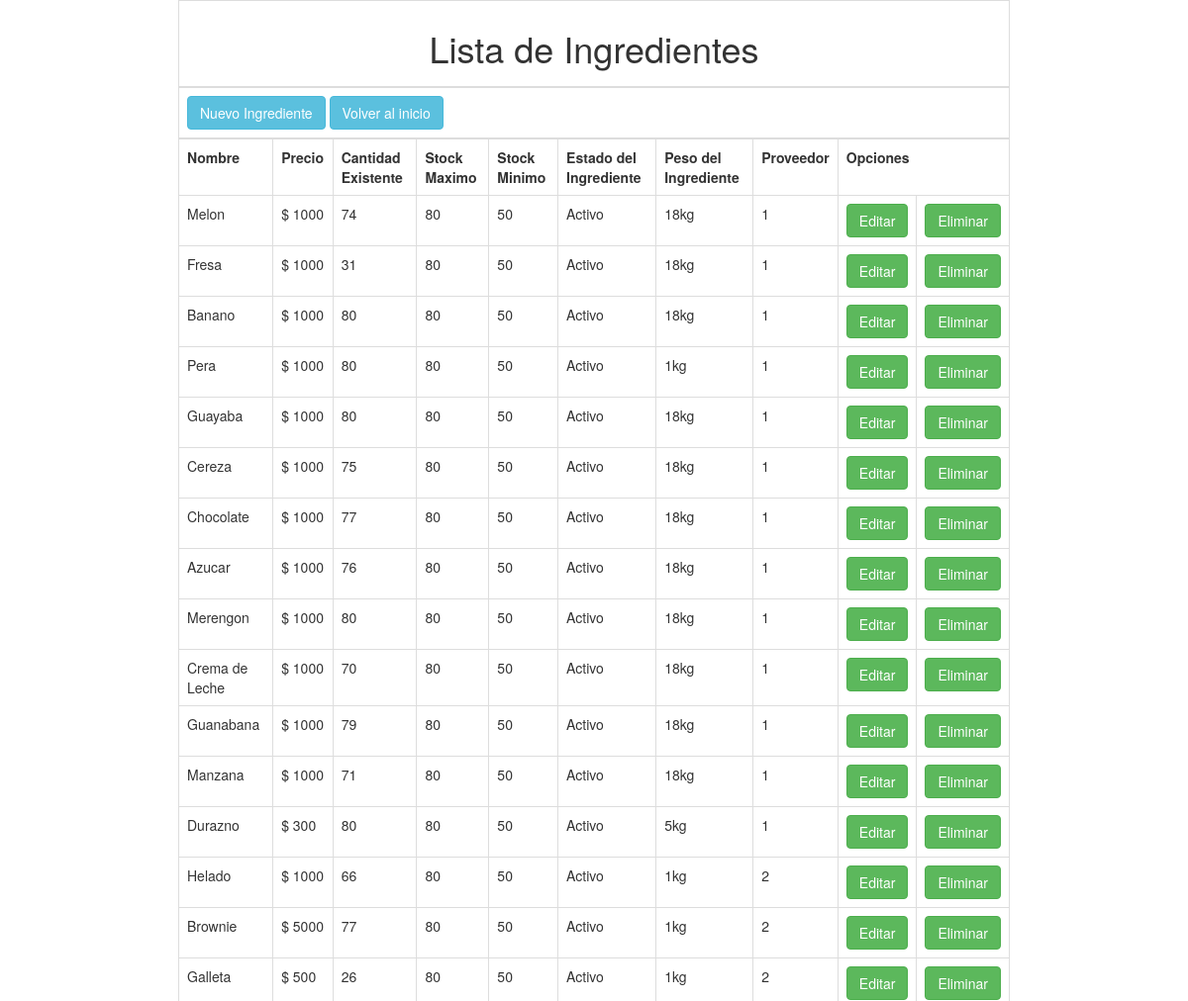
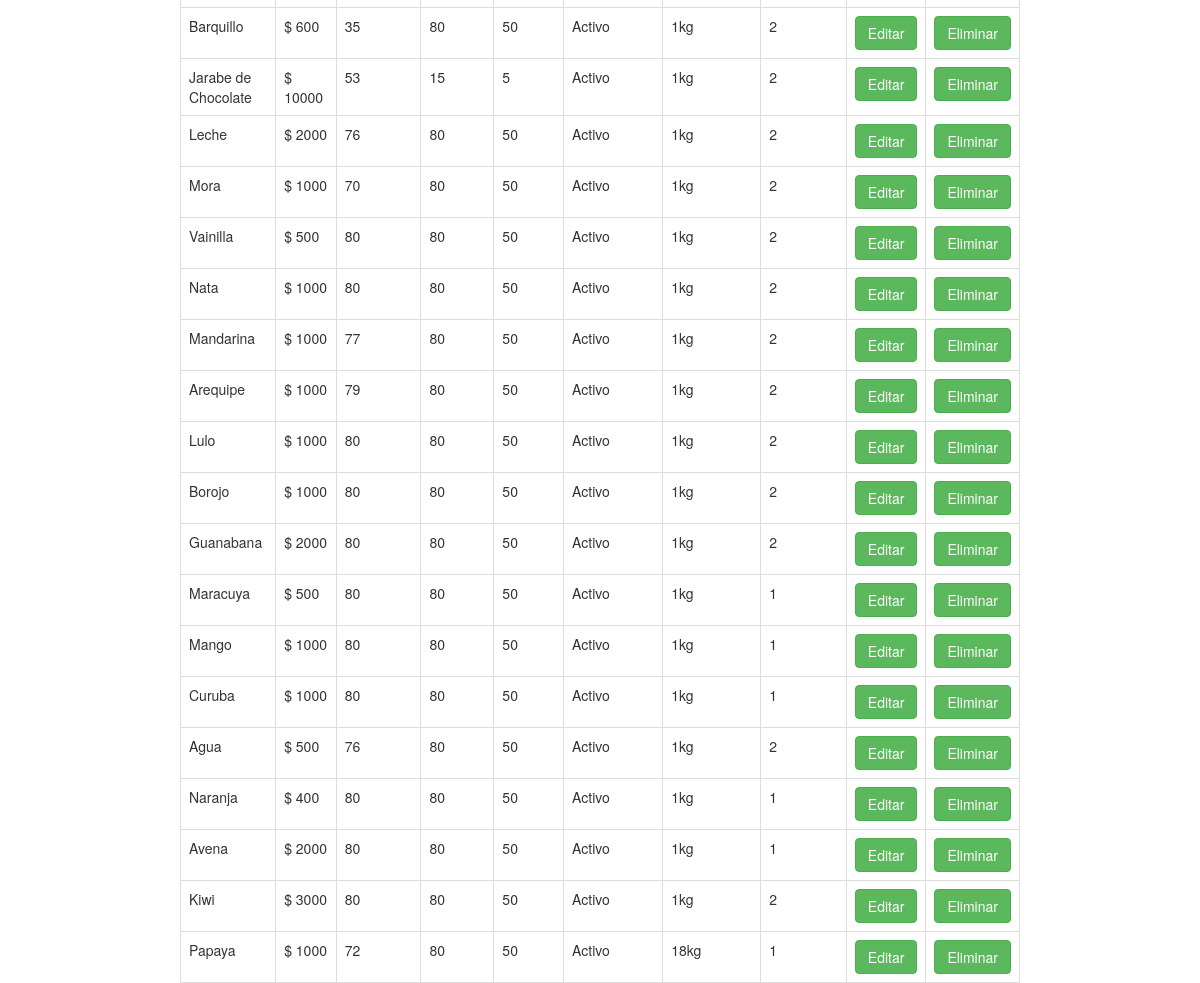
Screenshot of /Vista/Administrador/ver_ing.php (signed in) with the database file from the repository (2 pictures, top to bottom).
### tables this page shows
CREATE TABLE IF NOT EXISTS `ingrediente` (
  `cod_ingrediente` int(11) NOT NULL AUTO_INCREMENT,
  `Nom_ing` varchar(45) NOT NULL,
  `Valor_ing` decimal(10,0) NOT NULL,
  `cant_existente` int(11) NOT NULL,
  `Stock_max` int(11) NOT NULL,
  `Stock_min` int(11) NOT NULL,
  `Estado_ing` tinyint(1) NOT NULL,
  `Peso_ing` int(11) DEFAULT NULL,
  `Proveedor_IdPROVEEDOR` int(11) NOT NULL,
  PRIMARY KEY (`cod_ingrediente`),
  KEY `fk_Ingrediente_Proveedor1_idx` (`Proveedor_IdPROVEEDOR`)
);

### Vista/Administrador/ver_ing.php (the view, shortened to what this page needs)
<!DOCTYPE html>
<html>
<head>
	<link rel="stylesheet" href="css/bootstrap.min.css"/>
</head>
<body>
	<?php
		require("../../Modelo/conexion.php");
	?>
	<table class="table table-bordered" style="max-width: 70%; margin: auto;">
	  <thead>
	  	<tr>
	  		<th colspan="10"><h1 align="center">Lista de Ingredientes</h1></th>
	  	<tr>
        <th colspan="12"><a href="../../Controlador/Administrador/add_ing.php" style="color:white"><button class="btn btn-info">Nuevo Ingrediente</button></a>
        	<a href="../../Vista/Administrador/inicio_administrador.php" style="color:white"><button class="btn btn-info">Volver al inicio</button></a></th>
		</tr>
	  </thead>
	  <tbody>
	  	<tr>
	  	<th>Nombre</th>
	  	<th>Precio</th>
	  	<th>Cantidad Existente</th>
	  	<th>Stock Maximo</th>
	  	<th>Stock Minimo</th>
	  	<th>Estado del Ingrediente</th>
	  	<th>Peso del Ingrediente</th>
	  	<th>Proveedor</th>
	  	<th colspan="2">Opciones</th>
	  </tr>
	  </tbody>
	  <?php
	  $sqll = "SELECT * FROM ingrediente";
	  foreach (mysqli_query($con, $sqll) as $row) { ?>
	  	<tfoot>
	  	<tr>
	  	<td><?php echo $row['Nom_ing']; ?></td>
	  	<td>$ <?php echo $row['Valor_ing']; ?></td>
	  	<td><?php echo $row['cant_existente']; ?></td>
	  	<td><?php echo $row['Stock_max']; ?></td>
	  	<td><?php echo $row['Stock_min']; ?></td>
	  	<td>
	  		<?php if($row['Estado_ing'] == 1){
	  			echo "Activo";
	  		}else{
	  			echo "Inactivo";
	  		} ?>
	  	</td>
	  	<td><?php echo $row['Peso_ing']; echo 'kg' ?></td>
	  	<td><?php echo $row['Proveedor_IdPROVEEDOR']; ?></td>
	  	<td>
	  		<form action="../../Controlador/Administrador/editar_ing.php" method="get">
	  			<input type="submit" name="editar" class="btn btn-success" value="Editar">
	  		</form>
	  		</td>
	  		<td><form action="../../Controlador/Administrador/eliminar_ing.php" method="get">
	  			<input type="submit" name="eliminar" class="btn btn-success" value="Eliminar">
	  		</form>
	  	</td>
	  </tr>
	  </tfoot>
	  <?php } ?>
	</table>
</body>
</html>

### Vista/Administrador/ver_ing.php (style rules this page uses)
body { background-image: url(../../Vista/Administrador/img/fondo.jpg); }

### rows the page displays
ingrediente: Nom_ing "Papaya", Valor_ing "1000", cant_existente "72", Stock_max "80", Stock_min "50", Estado_ing "Activo", Peso_ing "18", Proveedor_IdPROVEEDOR "1"
ingrediente: Nom_ing "Melon", Valor_ing "1000", cant_existente "74", Stock_max "80", Stock_min "50", Estado_ing "Activo", Peso_ing "18", Proveedor_IdPROVEEDOR "1"
ingrediente: Nom_ing "Fresa", Valor_ing "1000", cant_existente "31", Stock_max "80", Stock_min "50", Estado_ing "Activo", Peso_ing "18", Proveedor_IdPROVEEDOR "1"
ingrediente: Nom_ing "Banano", Valor_ing "1000", cant_existente "80", Stock_max "80", Stock_min "50", Estado_ing "Activo", Peso_ing "18", Proveedor_IdPROVEEDOR "1"
ingrediente: Nom_ing "Pera", Valor_ing "1000", cant_existente "80", Stock_max "80", Stock_min "50", Estado_ing "Activo", Peso_ing "1", Proveedor_IdPROVEEDOR "1"
ingrediente: Nom_ing "Guayaba", Valor_ing "1000", cant_existente "80", Stock_max "80", Stock_min "50", Estado_ing "Activo", Peso_ing "18", Proveedor_IdPROVEEDOR "1"
ingrediente: Nom_ing "Cereza", Valor_ing "1000", cant_existente "75", Stock_max "80", Stock_min "50", Estado_ing "Activo", Peso_ing "18", Proveedor_IdPROVEEDOR "1"
ingrediente: Nom_ing "Chocolate", Valor_ing "1000", cant_existente "77", Stock_max "80", Stock_min "50", Estado_ing "Activo", Peso_ing "18", Proveedor_IdPROVEEDOR "1"
ingrediente: Nom_ing "Azucar", Valor_ing "1000", cant_existente "76", Stock_max "80", Stock_min "50", Estado_ing "Activo", Peso_ing "18", Proveedor_IdPROVEEDOR "1"
ingrediente: Nom_ing "Merengon", Valor_ing "1000", cant_existente "80", Stock_max "80", Stock_min "50", Estado_ing "Activo", Peso_ing "18", Proveedor_IdPROVEEDOR "1"
ingrediente: Nom_ing "Crema de Leche", Valor_ing "1000", cant_existente "70", Stock_max "80", Stock_min "50", Estado_ing "Activo", Peso_ing "18", Proveedor_IdPROVEEDOR "1"
ingrediente: Nom_ing "Guanabana", Valor_ing "1000", cant_existente "79", Stock_max "80", Stock_min "50", Estado_ing "Activo", Peso_ing "18", Proveedor_IdPROVEEDOR "1"
ingrediente: Nom_ing "Manzana", Valor_ing "1000", cant_existente "71", Stock_max "80", Stock_min "50", Estado_ing "Activo", Peso_ing "18", Proveedor_IdPROVEEDOR "1"
ingrediente: Nom_ing "Durazno", Valor_ing "300", cant_existente "80", Stock_max "80", Stock_min "50", Estado_ing "Activo", Peso_ing "5", Proveedor_IdPROVEEDOR "1"
ingrediente: Nom_ing "Helado", Valor_ing "1000", cant_existente "66", Stock_max "80", Stock_min "50", Estado_ing "Activo", Peso_ing "1", Proveedor_IdPROVEEDOR "2"
ingrediente: Nom_ing "Brownie", Valor_ing "5000", cant_existente "77", Stock_max "80", Stock_min "50", Estado_ing "Activo", Peso_ing "1", Proveedor_IdPROVEEDOR "2"
ingrediente: Nom_ing "Galleta", Valor_ing "500", cant_existente "26", Stock_max "80", Stock_min "50", Estado_ing "Activo", Peso_ing "1", Proveedor_IdPROVEEDOR "2"
ingrediente: Nom_ing "Barquillo", Valor_ing "600", cant_existente "35", Stock_max "80", Stock_min "50", Estado_ing "Activo", Peso_ing "1", Proveedor_IdPROVEEDOR "2"
ingrediente: Nom_ing "Jarabe de Chocolate", Valor_ing "10000", cant_existente "53", Stock_max "15", Stock_min "5", Estado_ing "Activo", Peso_ing "1", Proveedor_IdPROVEEDOR "2"
ingrediente: Nom_ing "Leche", Valor_ing "2000", cant_existente "76", Stock_max "80", Stock_min "50", Estado_ing "Activo", Peso_ing "1", Proveedor_IdPROVEEDOR "2"
ingrediente: Nom_ing "Mora", Valor_ing "1000", cant_existente "70", Stock_max "80", Stock_min "50", Estado_ing "Activo", Peso_ing "1", Proveedor_IdPROVEEDOR "2"
ingrediente: Nom_ing "Vainilla", Valor_ing "500", cant_existente "80", Stock_max "80", Stock_min "50", Estado_ing "Activo", Peso_ing "1", Proveedor_IdPROVEEDOR "2"
ingrediente: Nom_ing "Nata", Valor_ing "1000", cant_existente "80", Stock_max "80", Stock_min "50", Estado_ing "Activo", Peso_ing "1", Proveedor_IdPROVEEDOR "2"
ingrediente: Nom_ing "Mandarina", Valor_ing "1000", cant_existente "77", Stock_max "80", Stock_min "50", Estado_ing "Activo", Peso_ing "1", Proveedor_IdPROVEEDOR "2"
ingrediente: Nom_ing "Arequipe", Valor_ing "1000", cant_existente "79", Stock_max "80", Stock_min "50", Estado_ing "Activo", Peso_ing "1", Proveedor_IdPROVEEDOR "2"
ingrediente: Nom_ing "Lulo", Valor_ing "1000", cant_existente "80", Stock_max "80", Stock_min "50", Estado_ing "Activo", Peso_ing "1", Proveedor_IdPROVEEDOR "2"
ingrediente: Nom_ing "Borojo", Valor_ing "1000", cant_existente "80", Stock_max "80", Stock_min "50", Estado_ing "Activo", Peso_ing "1", Proveedor_IdPROVEEDOR "2"
ingrediente: Nom_ing "Guanabana", Valor_ing "2000", cant_existente "80", Stock_max "80", Stock_min "50", Estado_ing "Activo", Peso_ing "1", Proveedor_IdPROVEEDOR "2"
ingrediente: Nom_ing "Maracuya", Valor_ing "500", cant_existente "80", Stock_max "80", Stock_min "50", Estado_ing "Activo", Peso_ing "1", Proveedor_IdPROVEEDOR "1"
ingrediente: Nom_ing "Mango", Valor_ing "1000", cant_existente "80", Stock_max "80", Stock_min "50", Estado_ing "Activo", Peso_ing "1", Proveedor_IdPROVEEDOR "1"
ingrediente: Nom_ing "Curuba", Valor_ing "1000", cant_existente "80", Stock_max "80", Stock_min "50", Estado_ing "Activo", Peso_ing "1", Proveedor_IdPROVEEDOR "1"
ingrediente: Nom_ing "Agua", Valor_ing "500", cant_existente "76", Stock_max "80", Stock_min "50", Estado_ing "Activo", Peso_ing "1", Proveedor_IdPROVEEDOR "2"
ingrediente: Nom_ing "Naranja", Valor_ing "400", cant_existente "80", Stock_max "80", Stock_min "50", Estado_ing "Activo", Peso_ing "1", Proveedor_IdPROVEEDOR "1"
ingrediente: Nom_ing "Avena", Valor_ing "2000", cant_existente "80", Stock_max "80", Stock_min "50", Estado_ing "Activo", Peso_ing "1", Proveedor_IdPROVEEDOR "1"
ingrediente: Nom_ing "Kiwi", Valor_ing "3000", cant_existente "80", Stock_max "80", Stock_min "50", Estado_ing "Activo", Peso_ing "1", Proveedor_IdPROVEEDOR "2"
